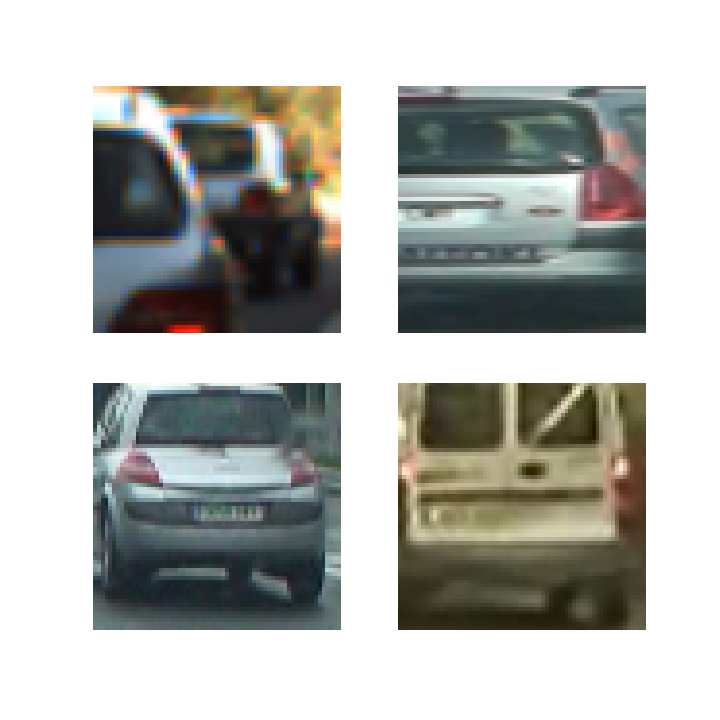
#> input picture images/car_examples.png, 720 x 720 px; its folder holds only this picture in this run
$ python -i make_dataset.py   (imports and definitions only)
#> lines starting #> are read from the running program, lines starting #| are printed output that depends on the picture; after the words box and inside, x2 and y2 are one past the last pixel; in counts of white or black regions, pixels touching at a corner belong together
import numpy as np
import cv2
import os
import glob
import re
from skimage.feature import hog
from sklearn.preprocessing import StandardScaler
from sklearn.externals import joblib

def make_hog(channel):
    features = hog(channel, orientations=10, pixels_per_cell=(8, 8),
        cells_per_block=(2,2), visualise=False, feature_vector=True)
    return features.reshape((1,-1))

def make_pixels(img):
    img_small = cv2.resize(img, (32,32))
    features = img_small.ravel()
    return features.reshape((1,-1))

def make_colorhist(channel):
    hist = np.histogram(channel, bins = 32, range = (0,256))
    return hist[0].reshape((1,-1))

def make_features(file):
#> called with file = 'images/car_examples.png'
    img = cv2.imread(file)
#> img is the input picture: shape (720, 720, 3); mean B, G, R 178.8, 182.9, 181.5
    hls = cv2.cvtColor(img,cv2.COLOR_BGR2HLS)
#> hls: shape (720, 720, 3); mean of channels 0, 1, 2 32.6, 180.4, 24.8
    hog_featuresL = make_hog(hls[:,:,1])
#> in make_hog, `features = hog(channel, orientations=10, pixels_per_cell=(8, 8), cells..`:
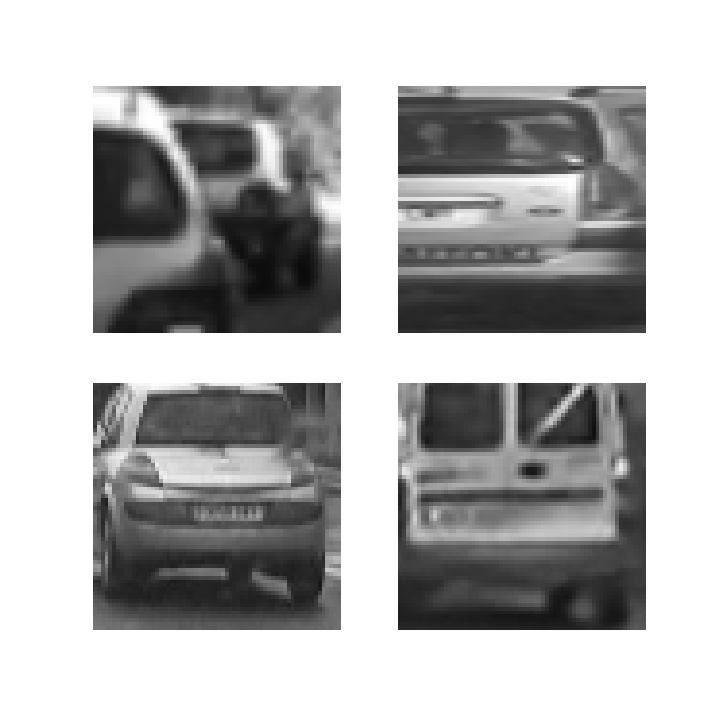
#> channel: shape (720, 720); min 11, max 255, mean 180.4
    hog_featuresS = make_hog(hls[:,:,2])
#> in make_hog (call 2), `features = hog(channel, orientations=10, pixels_per_cell=(8, 8), cells..`:
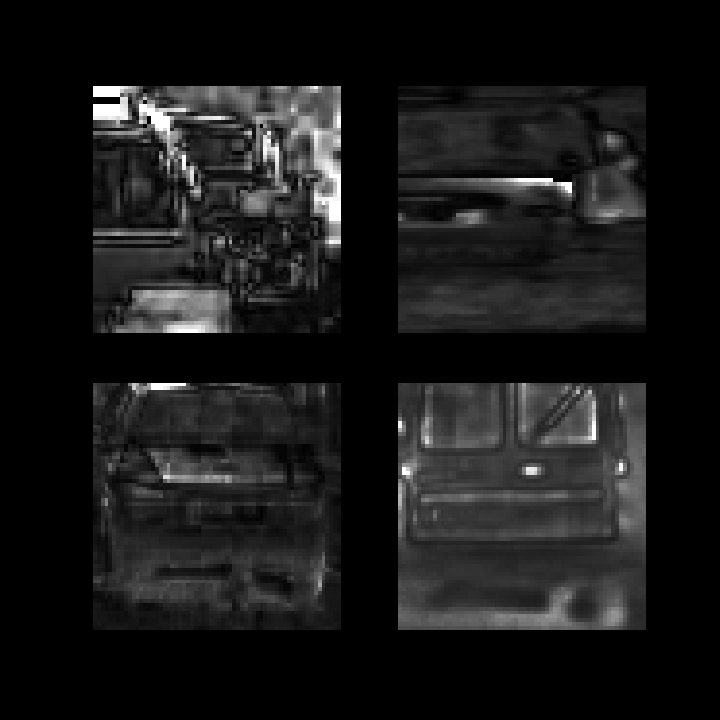
#> channel: shape (720, 720); min 0, max 255, mean 24.8
    color_features = make_pixels(img)
#> in make_pixels, `img_small = cv2.resize(img, (32,32))`:
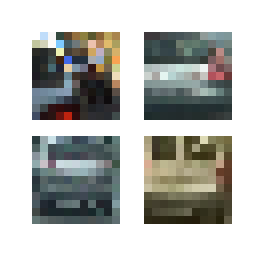
#> img_small: shape (32, 32, 3) (shown 8 times larger); mean B, G, R 178.3, 182.1, 180.8
#> in make_pixels, `features = img_small.ravel()`: features = 3072 values, max 255 at index 0, min 10 at index 1275, mean 180.4
    Bcolor = make_colorhist(img[:,:,0])
#> in make_colorhist, `hist = np.histogram(channel, bins = 32, range = (0,256))`:
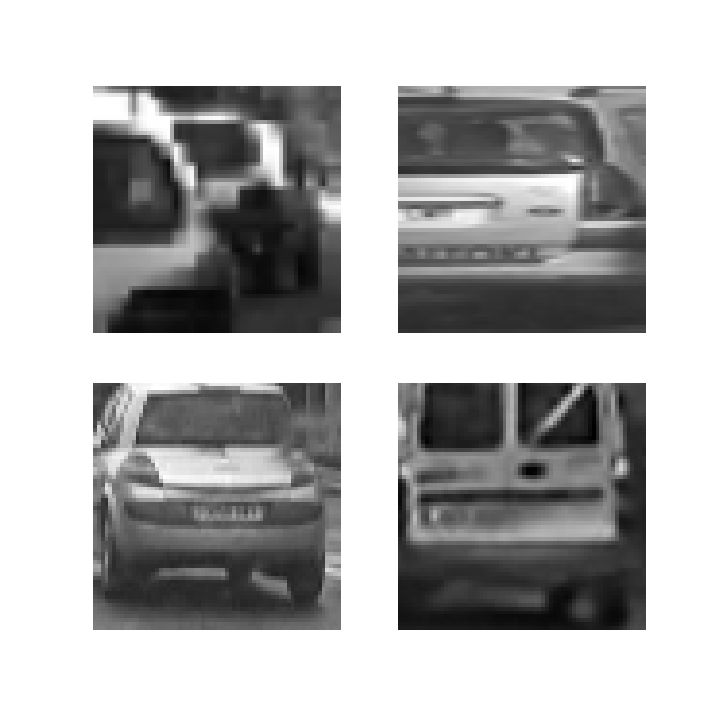
#> channel: shape (720, 720); min 0, max 255, mean 178.8
    Gcolor = make_colorhist(img[:,:,1])
    Rcolor = make_colorhist(img[:,:,2])
#> in make_colorhist (call 3), `hist = np.histogram(channel, bins = 32, range = (0,256))`:
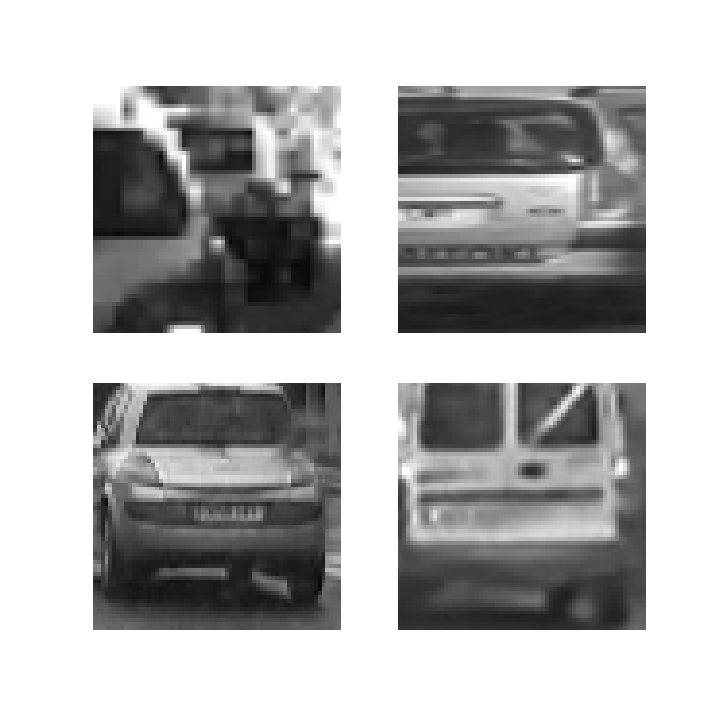
#> channel: shape (720, 720); min 7, max 255, mean 181.5
    features = np.hstack((color_features,hog_featuresL, hog_featuresS,
        Bcolor, Gcolor, Rcolor))
    return features

vehicle_paths = ['./vehicles/GTI_Far','./vehicles/GTI_Left',
    './vehicles/GTI_MiddleClose', './vehicles/GTI_Right',
    './vehicles/KITTI_extracted']

non_vehicle_paths = ['./non-vehicles/Extras','./non-vehicles/GTI']

paths = vehicle_paths + non_vehicle_paths


# There are 17760 total images in the dataset
# We have 2152 features
# 1568 * 2 + 1024*3
num_features = 7088
X = np.zeros((17760,num_features))
count = 0
# [6 lines not run here, left out]

# [1 line that did not run here, left out]
# [1 line that did not run here, left out]

# make the target vector
# number of vehicle images is 8792
# number of non-vehicle images is 8698
y = np.concatenate((np.ones(8792),np.zeros(8968)))

# [2 lines not run here, left out]

cars=[[16,17,18,19,2,21,22,23,24,25,26,42,43,44,45,47,48,49,50,51,52],
      [1],
      [17,18,19],
      [10,16,17,18,19,21,22,23,24,25,42,43,44,45,47,48,49,50,51],
      [16,17,18,19,21,22,23,24,25,42,43,44,45,47,48,49,50,51],
      [16,17,18,19,20,21,22,23,24,42,43,44,45,46,47,48,49,50],
      [],
      [],
      []]

# make the test set
# [1 line not run here, left out]
test_size = 4725
X_test = np.zeros((test_size,num_features))
y_test = np.zeros((test_size,1))
count = 0
# [9 lines not run here, left out]

# [1 line that did not run here, left out]

# [3 lines not run here, left out]

>>> result = make_features('images/car_examples.png')

$ run again, on images/cars_bhist.png
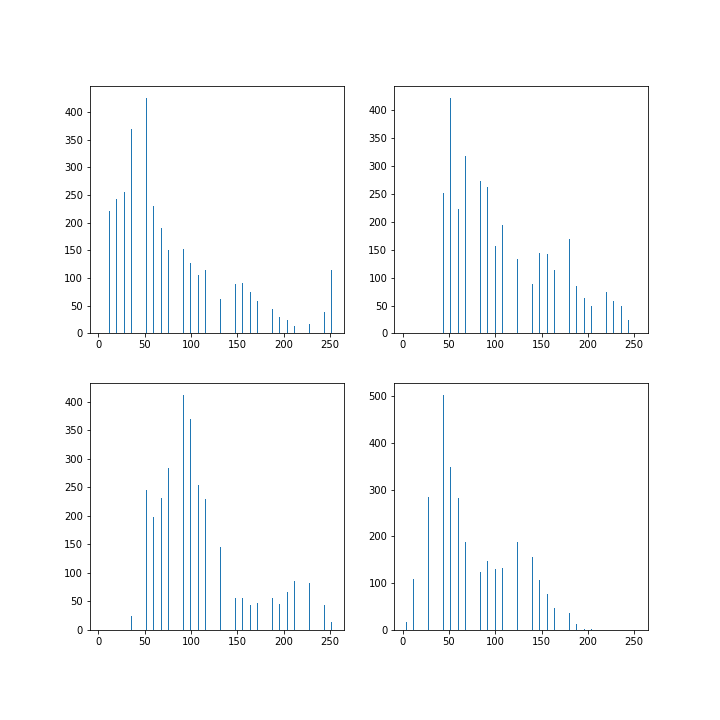
#> input picture images/cars_bhist.png, 720 x 720 px
#> in make_features, img is the input picture: shape (720, 720, 3); mean B, G, R 251.3, 250.5, 249.4
#> hls: shape (720, 720, 3); mean of channels 0, 1, 2 1.3, 250.3, 2.3
#> in make_hog (call 2), `features = hog(channel, orientations=10, pixels_per_cell=(8, 8), cells..`:
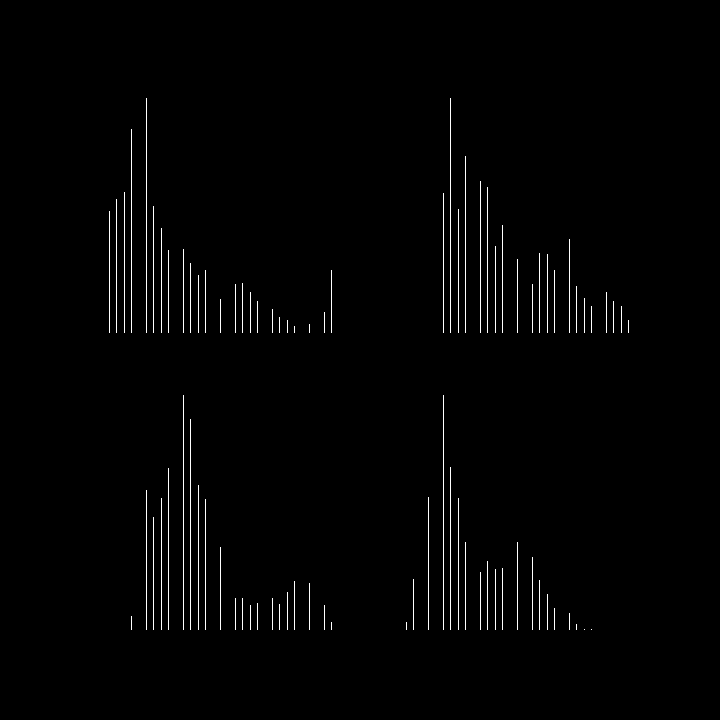
#> channel: shape (720, 720); values 0 (black) and 180 (white), 1.3% white in thin lines or dots, all inside (x1, y1, x2, y2) = (109, 98, 629, 630)
#> features = 3072 values, max 255 at index 0, min 74 at index 2724, mean 248.6
#> in make_colorhist (call 3), `hist = np.histogram(channel, bins = 32, range = (0,256))`:
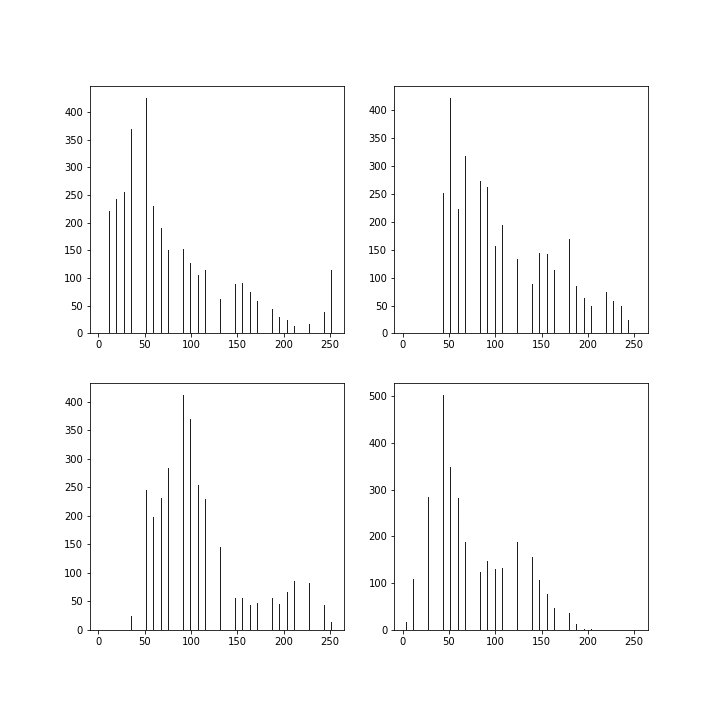
#> channel: shape (720, 720); min 0, max 255, mean 249.4
